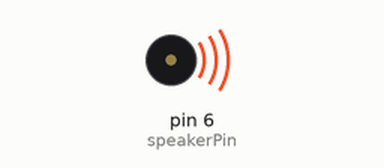
The sketch below on a simulated Arduino Uno, built with avr-gcc and run on an emulated ATmega328P. Parts: buzzer (waves = sounding).

Above: at 0.3 s.
At 5.0 s:
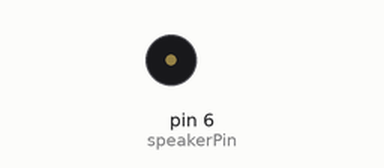
Timing chart, 0 to 7.5 s (numbered marks = the images above):
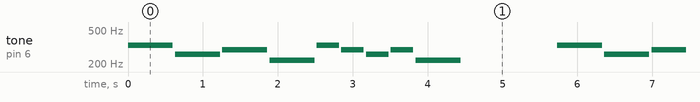

Measured:
- by itself, tone on pin 6 (speakerPin): repeats every 5.7 s: silent 0.03 s, 261 Hz 0.60 s, silent 0.03 s, 294 Hz 0.60 s, silent 0.03 s, 220 Hz 0.60 s, silent 0.03 s, 330 Hz 0.30 s, silent 0.03 s, 294 Hz 0.30 s, silent 0.03 s, 261 Hz 0.30 s, silent 0.03 s, 294 Hz 0.30 s, silent 0.03 s, 220 Hz 0.60 s, silent 1.3 s, 330 Hz 0.60 s

The sketch:

tone.ino
```cpp
// http://thats-worth.blogspot.com/2014/05/arduino-controlling-piezo.html

int speakerPin = 6;
// 依照簡譜的順序，填入代表的音符，空白代表休止符
char notes[] = "ecdAedcdA ";
// char notes[] = "ccggaagffeeddc ";
// 決定每個音階的拍子，注意這邊用 unsigned long 所以拍子只能是正整數
unsigned long beats[] = {2, 2, 2, 2, 1, 1, 1, 1, 2, 4};
// 利用 sizeof()，算出總共要多少音符
int length = sizeof(notes);
// 決定一拍多長，這邊一拍 300 ms
int tempo = 300;

void playNote(int OutputPin, char note, unsigned long duration) {
    // 音符字元與對應的頻率由兩個矩陣表示
    char names[] = {'A', 'B', 'c', 'd', 'e', 'f', 'g', 'a', 'b', 'C',};
    int tones[] = {220, 246, 261, 294, 330, 349, 392, 440, 494, 523, };
    // 播放音符對應的頻率
    for (int i = 0; i < 8; i++) {
        if (names[i] == note) {
            tone(OutputPin, tones[i], duration);
            // 下方的 delay() 及 noTone ()，測試過後一定要有這兩行，整體的撥放出來的
            // 東西才不會亂掉，可能是因為 Arduino 送出tone () 頻率後會馬上接著執行下
            // 個指令，不會等聲音播完，導致撥出的聲音混合而亂掉
            delay(duration);
            noTone(OutputPin);
        }
    }
}

void setup() {
    pinMode(speakerPin, OUTPUT);
}

void loop() {
    // 利用 for 來播放我們設定的歌曲，一個音一個音撥放
    for (int i = 0; i < length; i++) {
        // 如果是空白的話，不撥放音樂
        if (notes[i] == ' ') {
            delay(beats[i] * tempo); // rest
        } else {
            // 呼叫 palyNote() 這個 function，將音符轉換成訊號讓蜂鳴器發聲
            playNote(speakerPin, notes[i], beats[i] * tempo);
        }
        // 每個音符之間的間隔，這邊設定的長短會有連音 or 段音的效果
        delay(tempo / 10);
    }
}

// void loop()
// {
//     unsigned char i;
//     while (1)
//     {
//         // Same as tone() - delay() - noTone()
//         for (i = 0; i < 80; i++) //输出一个频率的声音
//         {
//             digitalWrite(speakerPin, HIGH); //发声音
//             delay(1);//延时1ms
//             digitalWrite(tonepin, LOW); //不发声音
//             delay(1);//延时ms
//         }
//         // 输出另一个频率的声音,这里的100与前面的80一样，用来控制频率
//         for (i = 0; i < 100; i++)
//         {
//             digitalWrite(speakerPin, HIGH);
//             delay(2);
//             digitalWrite(speakerPin, LOW);
//             delay(2);
//         }
//     }
// }
```
